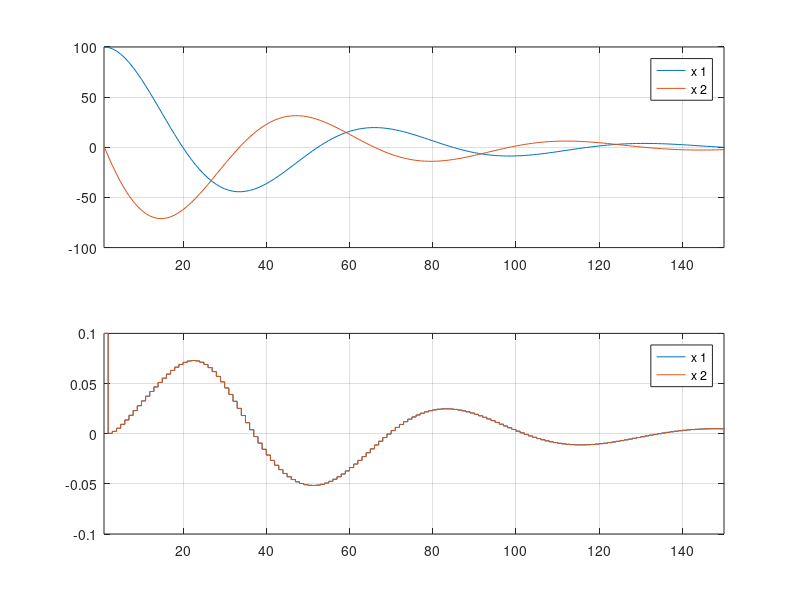

Here is the MATLAB script that generated this plot:
%init
clear;
close all;
clc;

%define the system
A = [0 1; -1 -0.5];
n = size(A, 1);
B = [0 ;1];
p = size(B, 1);
C = [1 0; 0 1];
D = [0; 0];

%discrete system
Ts = 0.1; %the time step
sys = c2d(ss(A, B, C, D), Ts);
A = sys.A;
B = sys.B;

%system init
x0 = [100; 1]; %state init
x = x0;

u0 = 0.1; %input init
u = u0;

total_step = 150;
x_history = zeros(n, total_step);
x_history(:, 1) = x;
u_history = zeros(p, total_step);
u_history(:, 1) = u;

Q = [1 0; 0 1];
S = [1 0; 0 1];
R = 1000;

N = total_step;
p_k = S;

for k = 1:N
    F = (B'*p_k*A)/(R + B'*p_k*B);
    p_k = (A-B*F)'*p_k*(A-B*F) + (F)' * R * F + Q;
    if k == 1
        F_N = F;
    else
        F_N = [F;F_N];
    end
end

for k = 1 : total_step
    u = -F_N(total_step - k+1 ,: )*x;
    x = A * x + B * u;
    
    x_history(:, k+1) = x;
    u_history(:, k+1) = u;

end

subplot(2,1,1);
for i = 1:n
    plot(x_history(i,:));
    hold;
end
legend(num2str((1:n)', 'x %d'));
xlim([1, total_step]);
grid on;

subplot(2,1,2);
for i =1:p
    stairs(u_history(i,:))
    hold;
end
legend(num2str((1:p)', 'x %d'));
xlim([1, total_step]);
grid on;
